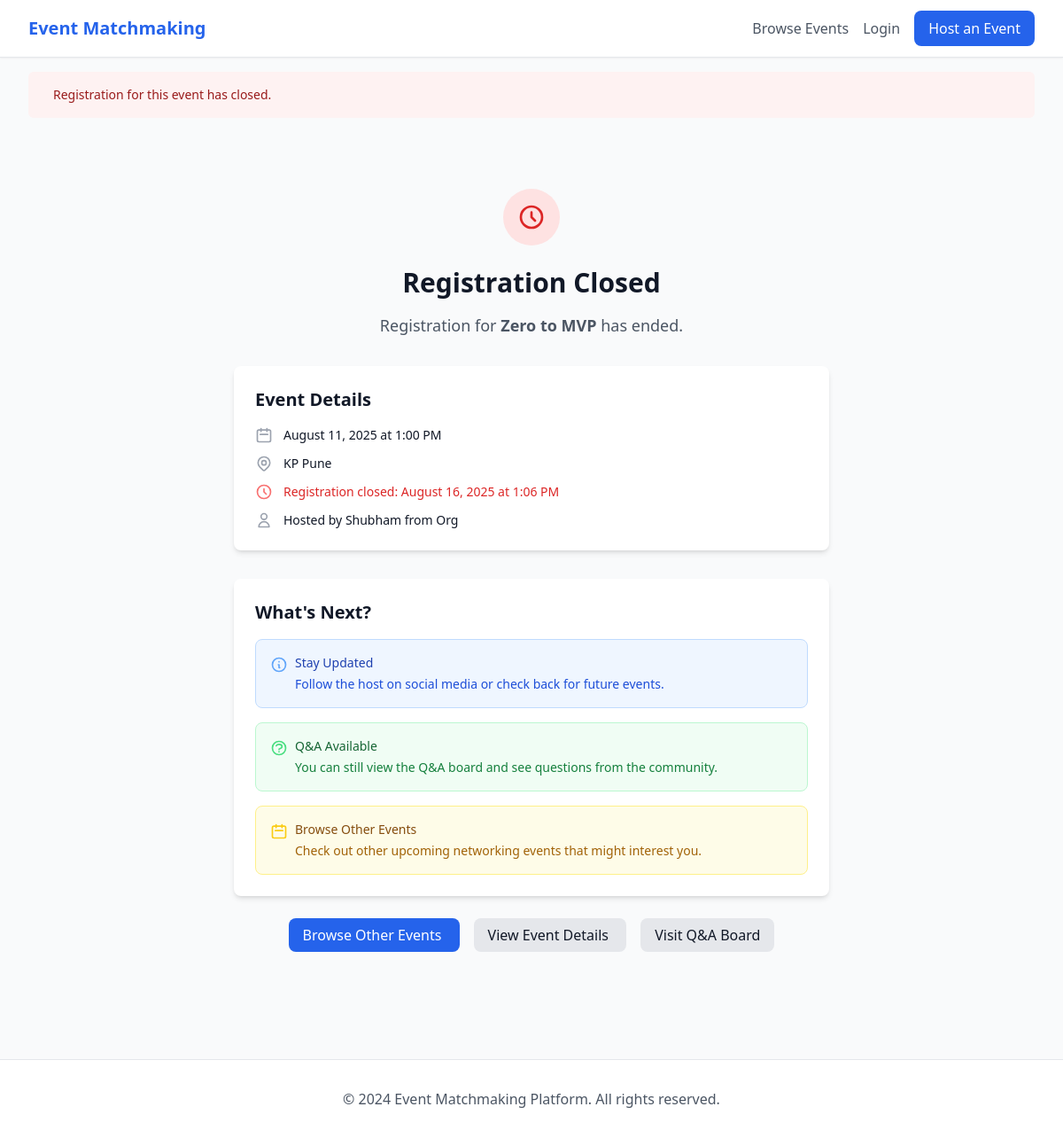
/register/1/, run on the app's committed database.
### events/models.py (models this page shows, shortened)
class Event(models.Model):
    STATUS_CHOICES = [
        ('draft', 'Draft'),
        ('published', 'Published'),
        ('ongoing', 'Ongoing'),
        ('completed', 'Completed'),
        ('cancelled', 'Cancelled'),
    ]
    host = models.ForeignKey(Host, on_delete=models.CASCADE, related_name='events')
    title = models.CharField(max_length=255)
    description = models.TextField()
    date = models.DateTimeField()
    end_date = models.DateTimeField(null=True, blank=True)
    location = models.CharField(max_length=255, blank=True)
    max_participants = models.IntegerField(null=True, blank=True)
    status = models.CharField(max_length=20, choices=STATUS_CHOICES, default='draft')
    template = models.ForeignKey(EventTemplate, on_delete=models.SET_NULL, null=True, blank=True)
    qr_code = models.ImageField(upload_to='qr_codes/', blank=True)
    registration_deadline = models.DateTimeField(null=True, blank=True)
    allow_waitlist = models.BooleanField(default=True)
    enable_qa = models.BooleanField(default=True)
    enable_matchmaking = models.BooleanField(default=True)
    created_at = models.DateTimeField(auto_now_add=True)
    updated_at = models.DateTimeField(auto_now=True)
    class Meta:
        ordering = ['-created_at']

class Host(models.Model):
    user = models.OneToOneField(User, on_delete=models.CASCADE, related_name='host_profile')
    name = models.CharField(max_length=128)
    email = models.EmailField(unique=True)
    phone = models.CharField(max_length=20, blank=True)
    organization = models.CharField(max_length=255, blank=True)
    created_at = models.DateTimeField(auto_now_add=True)
    updated_at = models.DateTimeField(auto_now=True)

### events/views.py (the view, shortened to what this page needs)
# urls.py: path('register/<int:event_id>/', views.event_registration, name='event_registration'),
def event_registration(request, event_id):
    event = get_object_or_404(Event, id=event_id, status='published')
    if event.registration_deadline and timezone.now() > event.registration_deadline:
        messages.error(request, 'Registration for this event has closed.')
        return render(request, 'events/registration_closed.html', {'event': event})

### templates/events/registration_closed.html (shortened to what this page needs)
{% extends 'base.html' %}
{% block content %}
<div class="max-w-4xl mx-auto px-4 sm:px-6 lg:px-8 py-16">
    <div class="text-center">
        <div class="mx-auto flex items-center justify-center h-16 w-16 rounded-full bg-red-100 mb-6">
            <svg class="h-8 w-8 text-red-600" fill="none" stroke="currentColor" viewBox="0 0 24 24">
                <path stroke-linecap="round" stroke-linejoin="round" stroke-width="2" d="M12 8v4l3 3m6-3a9 9 0 11-18 0 9 9 0 0118 0z"></path>
            </svg>
        </div>
        <h1 class="text-3xl font-bold text-gray-900 mb-4">Registration Closed</h1>
        <p class="text-lg text-gray-600 mb-8">
            Registration for <strong>{{ event.title }}</strong> has ended.
        </p>
    </div>
    <div class="card max-w-2xl mx-auto mb-8">
        <h2 class="text-xl font-semibold text-gray-900 mb-4">Event Details</h2>
        <div class="space-y-3 text-sm">
            <div class="flex items-center">
                <svg class="w-5 h-5 mr-3 text-gray-400" fill="none" stroke="currentColor" viewBox="0 0 24 24">
                    <path stroke-linecap="round" stroke-linejoin="round" stroke-width="2" d="M8 7V3m8 4V3m-9 8h10M5 21h14a2 2 0 002-2V7a2 2 0 00-2-2H5a2 2 0 00-2 2v12a2 2 0 002 2z"></path>
                </svg>
                <span class="text-gray-900 font-medium">{{ event.date|date:"F j, Y \a\t g:i A" }}</span>
            </div>
            {% if event.location %}
            <div class="flex items-center">
                <span class="text-gray-900">{{ event.location }}</span>
            </div>
            {% endif %}
            {% if event.registration_deadline %}
            <div class="flex items-center">
                <svg class="w-5 h-5 mr-3 text-red-400" fill="none" stroke="currentColor" viewBox="0 0 24 24">
                    <path stroke-linecap="round" stroke-linejoin="round" stroke-width="2" d="M12 8v4l3 3m6-3a9 9 0 11-18 0 9 9 0 0118 0z"></path>
                </svg>
                <span class="text-red-600 font-medium">Registration closed: {{ event.registration_deadline|date:"F j, Y \a\t g:i A" }}</span>
            </div>
            {% endif %}
            <div class="flex items-center">
                <svg class="w-5 h-5 mr-3 text-gray-400" fill="none" stroke="currentColor" viewBox="0 0 24 24">
                    <path stroke-linecap="round" stroke-linejoin="round" stroke-width="2" d="M16 7a4 4 0 11-8 0 4 4 0 018 0zM12 14a7 7 0 00-7 7h14a7 7 0 00-7-7z"></path>
                </svg>
                <span class="text-gray-900">Hosted by {{ event.host.name }}{% if event.host.organization %} from {{ event.host.organization }}{% endif %}</span>
            </div>
        </div>
    </div>
    <div class="card max-w-2xl mx-auto">
        <h2 class="text-xl font-semibold text-gray-900 mb-4">What's Next?</h2>
        <div class="space-y-4">
            <div class="bg-blue-50 border border-blue-200 rounded-lg p-4">
                <div class="flex">
                    <svg class="w-5 h-5 text-blue-400 mr-2 mt-0.5" fill="none" stroke="currentColor" viewBox="0 0 24 24">
                        <path stroke-linecap="round" stroke-linejoin="round" stroke-width="2" d="M13 16h-1v-4h-1m1-4h.01M21 12a9 9 0 11-18 0 9 9 0 0118 0z"></path>
                    </svg>
                    <div>
                        <h3 class="text-sm font-medium text-blue-800">Stay Updated</h3>
                        <p class="text-sm text-blue-700 mt-1">
                            Follow the host on social media or check back for future events.
                        </p>
                    </div>
                </div>
            </div>
            {% if event.enable_qa %}
            <div class="bg-green-50 border border-green-200 rounded-lg p-4">
                <div class="flex">
                    <div>
                        <h3 class="text-sm font-medium text-green-800">Q&A Available</h3>
                        <p class="text-sm text-green-700 mt-1">
                            You can still view the Q&A board and see questions from the community.
                        </p>
                    </div>
                </div>
            </div>
            {% endif %}
            <div class="bg-yellow-50 border border-yellow-200 rounded-lg p-4">
                <div class="flex">
                    <svg class="w-5 h-5 text-yellow-400 mr-2 mt-0.5" fill="none" stroke="currentColor" viewBox="0 0 24 24">
                        <path stroke-linecap="round" stroke-linejoin="round" stroke-width="2" d="M8 7V3m8 4V3m-9 8h10M5 21h14a2 2 0 002-2V7a2 2 0 00-2-2H5a2 2 0 00-2 2v12a2 2 0 002 2z"></path>
                    </svg>
                    <div>
                        <h3 class="text-sm font-medium text-yellow-800">Browse Other Events</h3>
                        <p class="text-sm text-yellow-700 mt-1">
                            Check out other upcoming networking events that might interest you.
                        </p>
                    </div>
                </div>
            </div>
        </div>
    </div>
    <div class="text-center mt-8 space-x-4">
        <a href="{% url 'event_list' %}" class="btn btn-primary">
            Browse Other Events
        </a>
        <a href="{% url 'event_public_detail' event.id %}" class="btn btn-secondary">
            View Event Details
        </a>
        {% if event.enable_qa %}
        <a href="{% url 'event_qa' event.id %}" class="btn btn-secondary">
            Visit Q&A Board
        </a>
        {% endif %}
    </div>
</div>
{% endblock %}

### data on the page
Event: title "Zero to MVP", date "August 11, 2025 at 1:00 PM", location "KP Pune", registration_deadline "August 16, 2025 at 1:06 PM", host.name "Shubham", host.organization "Org"

### other printed values
{{ message }} "Registration for this event has closed."
